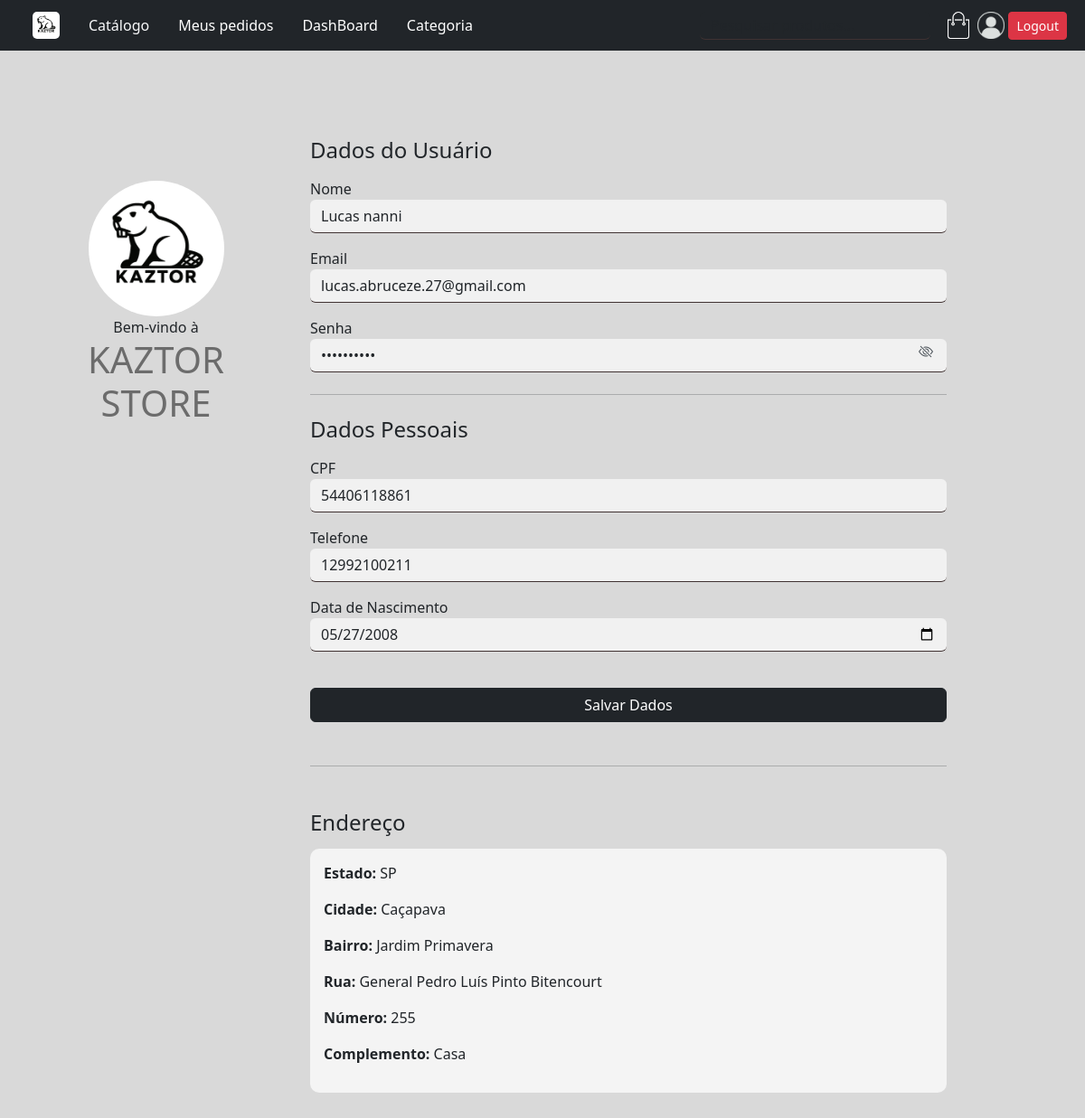
The page /dadospessoais.php (signed in) on the database its author committed.
### tables this page shows
CREATE TABLE `logincliente` (
  `LoginClienteID` int(11) NOT NULL,
  `CPFCliente` varchar(11) DEFAULT NULL,
  `nomeCliente` varchar(255) NOT NULL,
  `emailCliente` varchar(256) NOT NULL,
  `senhaCliente` varchar(20) NOT NULL,
  `tipoID` int(11) NOT NULL,
  `ImagemPerfilCliente` varchar(250) DEFAULT NULL,
  `dataNascimentoCliente` date DEFAULT NULL,
  `telefoneCliente` char(11) DEFAULT NULL,
  `enderecoID` int(11) DEFAULT NULL
);

CREATE TABLE `endereco` (
  `EnderecoID` int(11) NOT NULL,
  `estadoEndereco` char(2) NOT NULL,
  `cidadeEndereco` varchar(250) NOT NULL,
  `bairroEndereco` varchar(250) NOT NULL,
  `ruaEndereco` varchar(250) NOT NULL,
  `numeroEndereco` int(11) NOT NULL,
  `complementoEndereco` varchar(250) DEFAULT NULL,
  `loginClienteFK` int(11) NOT NULL
);

### dadospessoais.php (the view, shortened to what this page needs)
<?php
include "PHP/conexao.php";
$iduser = $_SESSION['LoginClienteID'] ?? null;
$sqlUser = "SELECT * FROM logincliente WHERE LoginClienteID = $iduser;";
$resultadoUser = mysqli_query($conn, $sqlUser);
if (mysqli_num_rows($resultadoUser) > 0) {
    $user = mysqli_fetch_assoc($resultadoUser);
    $nomeusuario = $user['nomeCliente'];
    $senhausuario = $user['senhaCliente'];
    $emailusuario = $user['emailCliente'];
    $cpf = $user['CPFCliente']?? '';
    $telefone = $user['telefoneCliente'] ?? '';
    $nascimento = $user['dataNascimentoCliente'] ?? '';
} else {
    die("Usuário não encontrado.");
}
$sqlEnd = "SELECT e.*, lc.*  FROM endereco e INNER JOIN logincliente lc
ON lc.enderecoID = e.EnderecoID
WHERE lc.LoginClienteID = $iduser;";
$resultadoEnd = mysqli_query($conn, $sqlEnd);
$endereco = mysqli_fetch_assoc($resultadoEnd);
?>
<!DOCTYPE html>
<html lang="pt-br">
<head>
    <link href="https://cdn.jsdelivr.net/npm/bootstrap@5.3.7/dist/css/bootstrap.min.css" rel="stylesheet">
    <link rel="stylesheet" href="https://cdn.jsdelivr.net/npm/bootstrap-icons@1.11.3/font/bootstrap-icons.min.css">
    <link rel="stylesheet" href="css/style.css">
</head>
<body>
<?php include "header.php"; ?>
<div class="container rounded mt-5 mb-5">
    <div class="row">
        <div class="col-md-3 border-right">
            <div class="d-flex flex-column align-items-center text-center p-3 py-5">
                <img class="rounded-circle mt-5" width="150px" src="img/kaztor_logo_v2.png">
                <span class="font-weight-bold">Bem-vindo à</span>
                <h1 class="text-black-50">KAZTOR STORE</h1>
            </div>
        </div>
        <div class="col-md-8 border-right">
            <div class="p-3 py-5">
                <form action="PHP/updateCliente.php" method="POST">
                    <h4 class="mb-3">Dados do Usuário</h4>
                    <div class="mb-3">
                        <label class="labels">Nome</label>
                        <input type="text" class="form-control" name="nomeCliente" value="<?= htmlspecialchars($nomeusuario) ?>">
                    </div>
                    <div class="mb-3">
                        <label class="labels">Email</label>
                        <input type="email" class="form-control" name="emailCliente" value="<?= htmlspecialchars($emailusuario) ?>">
                    </div>
                    <div class="mb-3 position-relative">
                        <label class="labels">Senha</label>
                        <input type="password" id="senhaInput" class="form-control pe-5" name="senhaCliente" value="<?= htmlspecialchars($senhausuario) ?>">
                        <i class="bi bi-eye-slash password-toggle-icon" id="togglePassword"></i>
                    </div>
                    <hr class="my-4">
                    <h4 class="mb-3">Dados Pessoais</h4>
                     <div class="mb-3">
                         <label class="labels">CPF</label>
                         <input type="text" class="form-control" name="CPFCliente" id="cpf" value="<?= htmlspecialchars($cpf) ?>" placeholder="000.000.000-00" maxlength="14">
                     </div>
                     <div class="mb-3">
                         <label class="labels">Telefone</label>
                         <input type="text" class="form-control" name="telefoneCliente" id="telefone" value="<?= htmlspecialchars($telefone) ?>" placeholder="(xx) xxxxx-xxxx" maxlength="15">
                     </div>
                     <div class="mb-3">
                         <label class="labels">Data de Nascimento</label>
                         <input type="date" class="form-control" name="dataNascimentoCliente" value="<?= htmlspecialchars($nascimento) ?>">
                     </div>
                    <button class="btn btn-dark w-100 mt-4" type="submit">Salvar Dados</button>
                </form>
                <hr class="my-5">
                <h4>Endereço</h4>
                <?php if ($endereco): ?>
                    <div class="endereco-card">
                        <p><strong>Estado:</strong> <?= htmlspecialchars($endereco['estadoEndereco']) ?></p>
                        <p><strong>Cidade:</strong> <?= htmlspecialchars($endereco['cidadeEndereco']) ?></p>
                        <p><strong>Bairro:</strong> <?= htmlspecialchars($endereco['bairroEndereco']) ?></p>
                        <p><strong>Rua:</strong> <?= htmlspecialchars($endereco['ruaEndereco']) ?></p>
                        <p><strong>Número:</strong> <?= htmlspecialchars($endereco['numeroEndereco']) ?></p>
                        <p><strong>Complemento:</strong> <?= htmlspecialchars($endereco['complementoEndereco']) ?></p>
                    </div>
                <?php else: ?>
                    <button id="btnNovoEndereco" class="btn btn-dark">Cadastrar Endereço</button>
                <?php endif; ?>
            </div>
        </div>
    </div>
</div>
</body>
</html>

### css/style.css (style rules this page uses)
body { background-color: #D9D9D9; }
html, body { height: 100%; }
.form-select,.form-control { background-color: #f1f1f1; }

### dadospessoais.php (style rules this page uses)
.form-control { background: #d2d1d1; border: none; border-bottom: 1px solid #403232; }
.endereco-card { background: #f4f4f4; border-radius: 10px; padding: 15px; margin-top: 15px; }
.password-toggle-icon { position: absolute; top: 50%; right: 15px; transform: translateY(-15%); cursor: pointer; color: #495057; }

### rows shown on the page
logincliente: nomeCliente "Lucas nanni", emailCliente "lucas.abruceze.27@gmail.com", CPFCliente "54406118861", telefoneCliente "12992100211", dataNascimentoCliente "05/27/2008", enderecoID.estadoEndereco "SP", enderecoID.cidadeEndereco "Caçapava", enderecoID.bairroEndereco "Jardim Primavera", enderecoID.ruaEndereco "General Pedro Luís Pinto Bitencourt", enderecoID.numeroEndereco "255", enderecoID.complementoEndereco "Casa"
